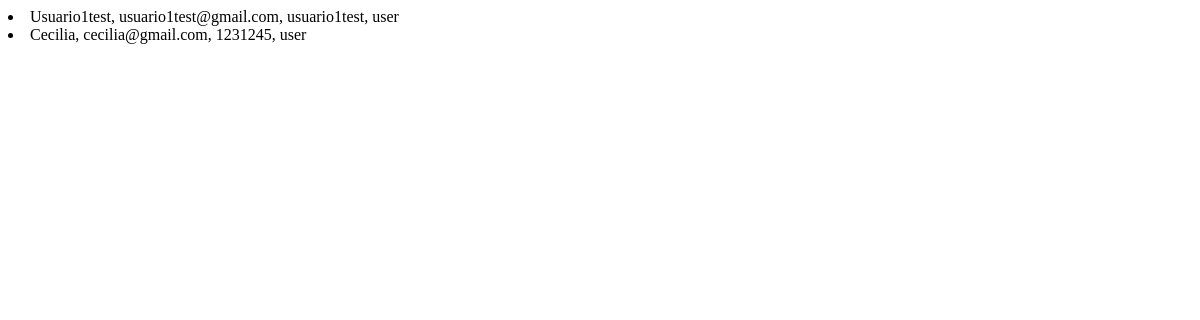
The page /leerUsuarios/ on the database as committed earlier.
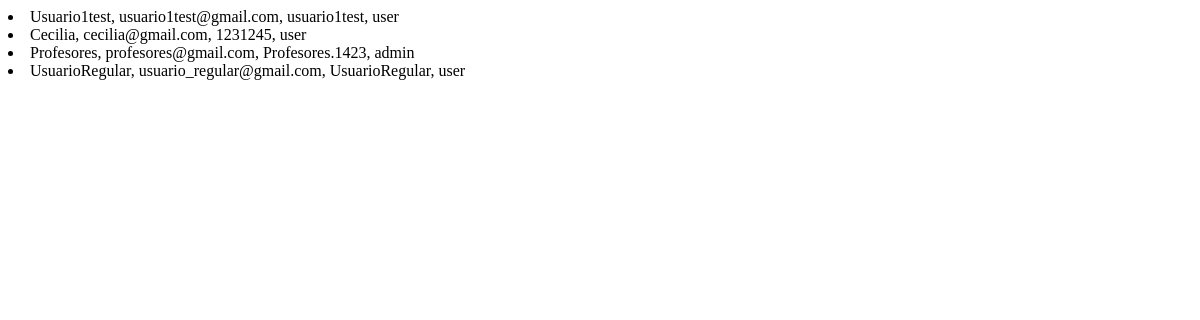
The same page on the database as committed later.
### AppGero/models.py (models this page shows)
class Usuario(models.Model):
    nombre = models.CharField(max_length=100)
    correo = models.EmailField(unique=True)
    contrasenia = models.CharField(max_length=100)
    rol = models.CharField(max_length=100)
    def __str__(self):
        return f"{self.nombre}, {self.correo}, {self.contrasenia}, {self.rol}"

### AppGero/views.py (the view)
# urls.py: path('leerUsuarios/', views.leerUsuarios, name='leerUsuarios'),
def leerUsuarios (request):
    usuario = Usuario.objects.all()
    contexto = {"usuarios":usuario}
    return render (request, "appgero/leerUsuarios.html", contexto)

### AppGero/templates/appgero/leerUsuarios.html (shortened to what this page needs)
<!DOCTYPE html>
<html lang="en">
<head>
</head>
<body>
    {% for p in usuarios %}
        <li>{{p}}</li>
    {% endfor %}
</body>
</html>

Rows that differ between the two databases and show on the page:
added Usuario: nombre+correo+contrasenia "Profesores, profesores@gmail.com, Profesores.1423, admin"
added Usuario: nombre+correo+contrasenia "UsuarioRegular, usuario_regular@gmail.com, UsuarioRegular, user"
